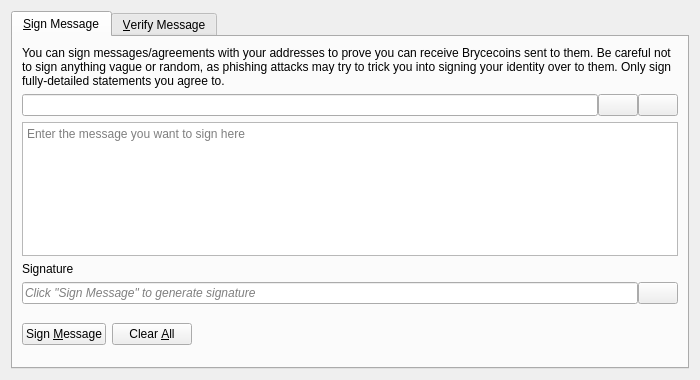
<?xml version="1.0" encoding="UTF-8"?>
<ui version="4.0">
 <class>SignVerifyMessageDialog</class>
 <widget class="QDialog" name="SignVerifyMessageDialog">
  <property name="geometry">
   <rect>
    <x>0</x>
    <y>0</y>
    <width>700</width>
    <height>380</height>
   </rect>
  </property>
  <property name="windowTitle">
   <string>Signatures - Sign / Verify a Message</string>
  </property>
  <property name="modal">
   <bool>true</bool>
  </property>
  <layout class="QVBoxLayout" name="verticalLayout">
   <item>
    <widget class="QTabWidget" name="tabWidget">
     <property name="currentIndex">
      <number>0</number>
     </property>
     <widget class="QWidget" name="tabSignMessage">
      <attribute name="title">
       <string>&amp;Sign Message</string>
      </attribute>
      <layout class="QVBoxLayout" name="verticalLayout_SM">
       <item>
        <widget class="QLabel" name="infoLabel_SM">
         <property name="text">
          <string>You can sign messages/agreements with your addresses to prove you can receive Brycecoins sent to them. Be careful not to sign anything vague or random, as phishing attacks may try to trick you into signing your identity over to them. Only sign fully-detailed statements you agree to.</string>
         </property>
         <property name="textFormat">
          <enum>Qt::PlainText</enum>
         </property>
         <property name="wordWrap">
          <bool>true</bool>
         </property>
        </widget>
       </item>
       <item>
        <layout class="QHBoxLayout" name="horizontalLayout_1_SM">
         <property name="spacing">
          <number>0</number>
         </property>
         <item>
          <widget class="QValidatedLineEdit" name="addressIn_SM">
           <property name="toolTip">
            <string>The Brycecoin address to sign the message with</string>
           </property>
          </widget>
         </item>
         <item>
          <widget class="QPushButton" name="addressBookButton_SM">
           <property name="toolTip">
            <string>Choose previously used address</string>
           </property>
           <property name="text">
            <string/>
           </property>
           <property name="icon">
            <iconset resource="../bitcoin.qrc">
             <normaloff>:/icons/address-book</normaloff>:/icons/address-book</iconset>
           </property>
           <property name="shortcut">
            <string>Alt+A</string>
           </property>
           <property name="autoDefault">
            <bool>false</bool>
           </property>
          </widget>
         </item>
         <item>
          <widget class="QPushButton" name="pasteButton_SM">
           <property name="toolTip">
            <string>Paste address from clipboard</string>
           </property>
           <property name="text">
            <string/>
           </property>
           <property name="icon">
            <iconset resource="../bitcoin.qrc">
             <normaloff>:/icons/editpaste</normaloff>:/icons/editpaste</iconset>
           </property>
           <property name="shortcut">
            <string>Alt+P</string>
           </property>
           <property name="autoDefault">
            <bool>false</bool>
           </property>
          </widget>
         </item>
        </layout>
       </item>
       <item>
        <widget class="QPlainTextEdit" name="messageIn_SM">
         <property name="toolTip">
          <string>Enter the message you want to sign here</string>
         </property>
         <property name="placeholderText">
          <string>Enter the message you want to sign here</string>
         </property>
        </widget>
       </item>
       <item>
        <widget class="QLabel" name="signatureLabel_SM">
         <property name="text">
          <string>Signature</string>
         </property>
         <property name="textFormat">
          <enum>Qt::PlainText</enum>
         </property>
        </widget>
       </item>
       <item>
        <layout class="QHBoxLayout" name="horizontalLayout_2_SM">
         <property name="spacing">
          <number>0</number>
         </property>
         <item>
          <widget class="QLineEdit" name="signatureOut_SM">
           <property name="placeholderText">
            <string>Click "Sign Message" to generate signature</string>
           </property>
           <property name="font">
            <font>
             <italic>true</italic>
            </font>
           </property>
           <property name="readOnly">
            <bool>true</bool>
           </property>
          </widget>
         </item>
         <item>
          <widget class="QPushButton" name="copySignatureButton_SM">
           <property name="toolTip">
            <string>Copy the current signature to the system clipboard</string>
           </property>
           <property name="text">
            <string/>
           </property>
           <property name="icon">
            <iconset resource="../bitcoin.qrc">
             <normaloff>:/icons/editcopy</normaloff>:/icons/editcopy</iconset>
           </property>
           <property name="autoDefault">
            <bool>false</bool>
           </property>
          </widget>
         </item>
        </layout>
       </item>
       <item>
        <layout class="QHBoxLayout" name="horizontalLayout_3_SM">
         <item>
          <widget class="QPushButton" name="signMessageButton_SM">
           <property name="toolTip">
            <string>Sign the message to prove you own this Brycecoin address</string>
           </property>
           <property name="text">
            <string>Sign &amp;Message</string>
           </property>
           <property name="icon">
            <iconset resource="../bitcoin.qrc">
             <normaloff>:/icons/edit</normaloff>:/icons/edit</iconset>
           </property>
           <property name="autoDefault">
            <bool>false</bool>
           </property>
          </widget>
         </item>
         <item>
          <widget class="QPushButton" name="clearButton_SM">
           <property name="toolTip">
            <string>Reset all sign message fields</string>
           </property>
           <property name="text">
            <string>Clear &amp;All</string>
           </property>
           <property name="icon">
            <iconset resource="../bitcoin.qrc">
             <normaloff>:/icons/remove</normaloff>:/icons/remove</iconset>
           </property>
           <property name="autoDefault">
            <bool>false</bool>
           </property>
          </widget>
         </item>
         <item>
          <spacer name="horizontalSpacer_1_SM">
           <property name="orientation">
            <enum>Qt::Horizontal</enum>
           </property>
           <property name="sizeHint" stdset="0">
            <size>
             <width>40</width>
             <height>48</height>
            </size>
           </property>
          </spacer>
         </item>
         <item>
          <widget class="QLabel" name="statusLabel_SM">
           <property name="font">
            <font>
             <weight>75</weight>
             <bold>true</bold>
            </font>
           </property>
           <property name="text">
            <string/>
           </property>
           <property name="wordWrap">
            <bool>true</bool>
           </property>
          </widget>
         </item>
         <item>
          <spacer name="horizontalSpacer_2_SM">
           <property name="orientation">
            <enum>Qt::Horizontal</enum>
           </property>
           <property name="sizeHint" stdset="0">
            <size>
             <width>40</width>
             <height>48</height>
            </size>
           </property>
          </spacer>
         </item>
        </layout>
       </item>
      </layout>
     </widget>
     <widget class="QWidget" name="tabVerifyMessage">
      <attribute name="title">
       <string>&amp;Verify Message</string>
      </attribute>
      <layout class="QVBoxLayout" name="verticalLayout_VM">
       <item>
        <widget class="QLabel" name="infoLabel_VM">
         <property name="text">
          <string>Enter the receiver's address, message (ensure you copy line breaks, spaces, tabs, etc. exactly) and signature below to verify the message. Be careful not to read more into the signature than what is in the signed message itself, to avoid being tricked by a man-in-the-middle attack. Note that this only proves the signing party receives with the address, it cannot prove sendership of any transaction!</string>
         </property>
         <property name="textFormat">
          <enum>Qt::PlainText</enum>
         </property>
         <property name="alignment">
          <set>Qt::AlignLeading|Qt::AlignLeft|Qt::AlignTop</set>
         </property>
         <property name="wordWrap">
          <bool>true</bool>
         </property>
        </widget>
       </item>
       <item>
        <layout class="QHBoxLayout" name="horizontalLayout_1_VM">
         <property name="spacing">
          <number>0</number>
         </property>
         <item>
          <widget class="QValidatedLineEdit" name="addressIn_VM">
           <property name="toolTip">
            <string>The Brycecoin address the message was signed with</string>
           </property>
          </widget>
         </item>
         <item>
          <widget class="QPushButton" name="addressBookButton_VM">
           <property name="toolTip">
            <string>Choose previously used address</string>
           </property>
           <property name="text">
            <string/>
           </property>
           <property name="icon">
            <iconset resource="../bitcoin.qrc">
             <normaloff>:/icons/address-book</normaloff>:/icons/address-book</iconset>
           </property>
           <property name="shortcut">
            <string>Alt+A</string>
           </property>
           <property name="autoDefault">
            <bool>false</bool>
           </property>
          </widget>
         </item>
        </layout>
       </item>
       <item>
        <widget class="QPlainTextEdit" name="messageIn_VM">
          <property name="toolTip">
            <string>The signed message to verify</string>
          </property>
          <property name="placeholderText">
            <string>The signed message to verify</string>
          </property>
        </widget>
       </item>
       <item>
        <widget class="QValidatedLineEdit" name="signatureIn_VM">
          <property name="toolTip">
            <string>The signature given when the message was signed</string>
          </property>
          <property name="placeholderText">
            <string>The signature given when the message was signed</string>
          </property>
        </widget>
       </item>
       <item>
        <layout class="QHBoxLayout" name="horizontalLayout_2_VM">
         <item>
          <widget class="QPushButton" name="verifyMessageButton_VM">
           <property name="toolTip">
            <string>Verify the message to ensure it was signed with the specified Brycecoin address</string>
           </property>
           <property name="text">
            <string>Verify &amp;Message</string>
           </property>
           <property name="icon">
            <iconset resource="../bitcoin.qrc">
             <normaloff>:/icons/transaction_0</normaloff>:/icons/transaction_0</iconset>
           </property>
           <property name="autoDefault">
            <bool>false</bool>
           </property>
          </widget>
         </item>
         <item>
          <widget class="QPushButton" name="clearButton_VM">
           <property name="toolTip">
            <string>Reset all verify message fields</string>
           </property>
           <property name="text">
            <string>Clear &amp;All</string>
           </property>
           <property name="icon">
            <iconset resource="../bitcoin.qrc">
             <normaloff>:/icons/remove</normaloff>:/icons/remove</iconset>
           </property>
           <property name="autoDefault">
            <bool>false</bool>
           </property>
          </widget>
         </item>
         <item>
          <spacer name="horizontalSpacer_1_VM">
           <property name="orientation">
            <enum>Qt::Horizontal</enum>
           </property>
           <property name="sizeHint" stdset="0">
            <size>
             <width>40</width>
             <height>48</height>
            </size>
           </property>
          </spacer>
         </item>
         <item>
          <widget class="QLabel" name="statusLabel_VM">
           <property name="font">
            <font>
             <weight>75</weight>
             <bold>true</bold>
            </font>
           </property>
           <property name="text">
            <string/>
           </property>
           <property name="wordWrap">
            <bool>true</bool>
           </property>
          </widget>
         </item>
         <item>
          <spacer name="horizontalSpacer_2_VM">
           <property name="orientation">
            <enum>Qt::Horizontal</enum>
           </property>
           <property name="sizeHint" stdset="0">
            <size>
             <width>40</width>
             <height>48</height>
            </size>
           </property>
          </spacer>
         </item>
        </layout>
       </item>
      </layout>
     </widget>
    </widget>
   </item>
  </layout>
 </widget>
 <customwidgets>
  <customwidget>
   <class>QValidatedLineEdit</class>
   <extends>QLineEdit</extends>
   <header>qt/qvalidatedlineedit.h</header>
  </customwidget>
 </customwidgets>
 <resources>
  <include location="../bitcoin.qrc"/>
 </resources>
 <connections/>
</ui>
